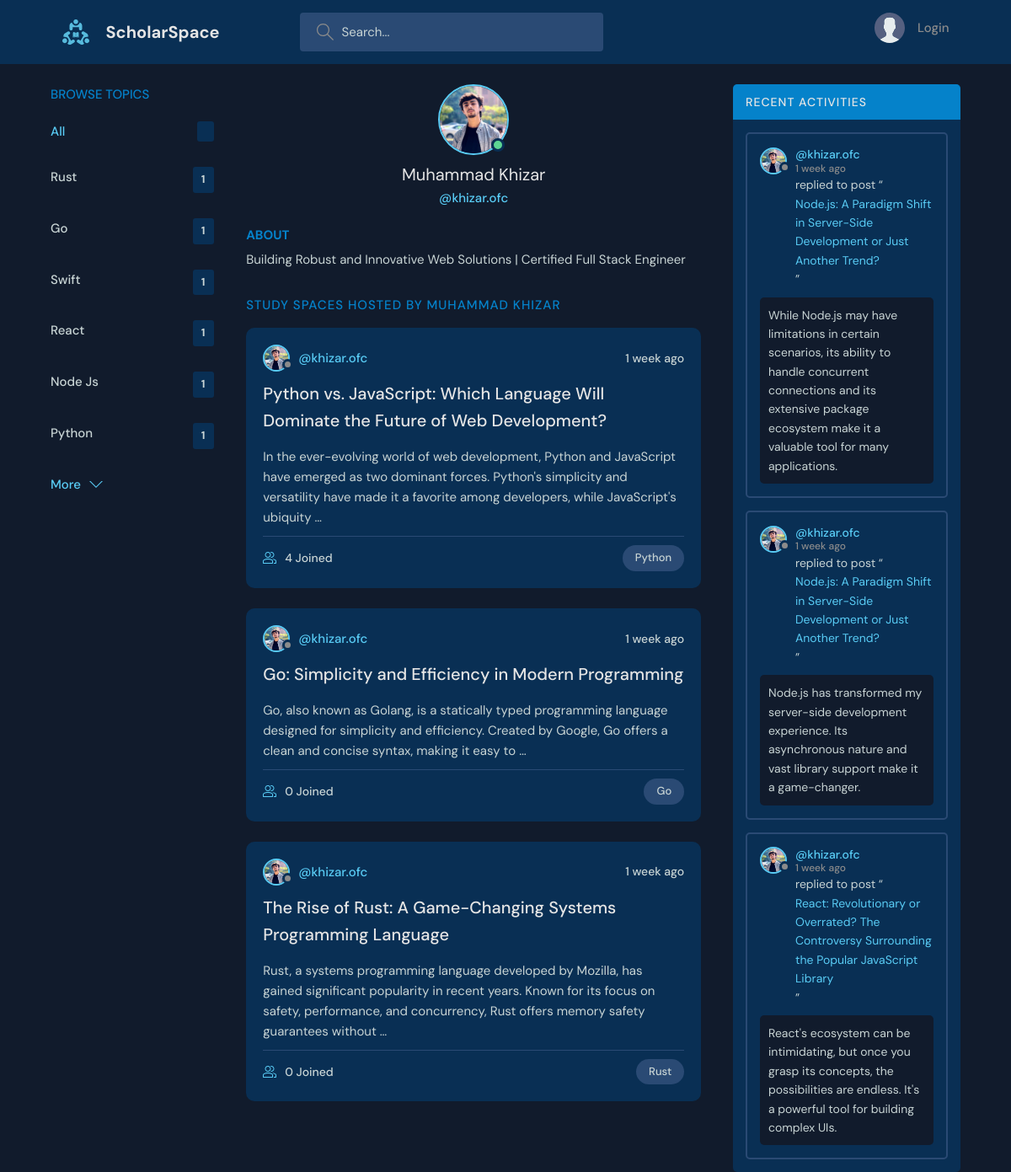
Page /profile/1/ on the committed database.
### base/models.py (models this page shows, shortened)
class Topic(models.Model):
    name = models.CharField(max_length=200)

class User(AbstractUser):
    name = models.CharField(max_length=200, null=True)
    email = models.CharField(max_length=200, null=True, unique=True)
    bio = models.TextField(null=True, blank=True)
    avatar = models.ImageField(null=True, default="avatar.svg")
    USERNAME_FIELD = "email"
    REQUIRED_FIELDS = [""]

class Room(models.Model):
    host = models.ForeignKey(User, on_delete=models.SET_NULL, null=True)
    topic = models.ForeignKey(Topic, on_delete=models.SET_NULL, null=True)
    name = models.CharField(max_length=200)
    description = models.TextField(blank=True, null=True)
    participants = models.ManyToManyField(
        User, related_name="participants", blank=True)
    updated = models.DateTimeField(auto_now=True)
    created = models.DateTimeField(auto_now_add=True)
    class Meta:
        ordering = ["-updated", "-created"]
    def __str__(self):
        return str(self.name)

class Message(models.Model):
    user = models.ForeignKey(User, on_delete=models.CASCADE)
    room = models.ForeignKey(Room, on_delete=models.CASCADE)
    body = models.TextField()
    updated = models.DateTimeField(auto_now=True)
    created = models.DateTimeField(auto_now_add=True)
    class Meta:
        ordering = ["-updated", "-created"]

### base/views.py (the view)
# urls.py: path('profile/<int:pk>/', views.userProfile, name="user-profile"),
def userProfile(request, pk):
    user = User.objects.get(id=pk)
    rooms = user.room_set.all()
    room_messages = user.message_set.all()
    topics = Topic.objects.all()
    context = {"user": user, "rooms": rooms,
               "room_messages": room_messages, "topics": topics}
    return render(request, "base/profile.html", context)

### base/templates/base/profile.html (shortened to what this page needs)
{% extends 'main.html' %} {% block content %}
<main class="profile-page layout layout--3">
  <div class="container">
    {% include 'base/topics_component.html' %}
    <div class="roomList">
      <div class="profile">
        <div class="profile__avatar">
          <div class="avatar avatar--large active">
            <img src="{{ user.avatar.url }}" />
          </div>
        </div>
        <div class="profile__info">
          <h3>{{ user.name }}</h3>
          <p>@{{ user.username }}</p>
        </div>
        <div class="profile__about">
          <h3>About</h3>
          <p>
            {{ user.bio }}
          </p>
        </div>
      </div>
      <div class="roomList__header">
        <div>
          <h2>Study Spaces Hosted by {{user.name}}</h2>
        </div>
      </div>
      {% include 'base/feed_component.html' %}
    </div>
    {% include 'base/activity_component.html' %}
  </div>
</main>
{% endblock %}

### templates/main.html (shortened to what this page needs)
<!DOCTYPE html>
{% load static %}
<html lang="en">
  <head>
    <link rel="stylesheet" href="{% static 'styles/style.css' %}" />
  </head>
  <body>
    {% include 'navbar.html' %}  {% block content %}{% endblock %}
  </body>
</html>

### templates/navbar.html (shortened to what this page needs)
{% load static %}
<header class="header header--loggedIn">
  <div class="container">
    <a href="{% url 'home' %}" class="header__logo">
      <img src="{% static 'assets/logo.svg' %}" />
      <h1>ScholarSpace</h1>
    </a>
    <form class="header__search" method="GET" action="{% url 'home' %}">
      <label>
        <input name="q" placeholder="Search..." />
      </label>
    </form>
    <nav class="header__menu">
      {% if request.user.is_authenticated %}
      <div class="header__user">
        <a href="{% url 'user-profile' request.user.id %}">
          <div class="avatar avatar--medium active">
            <img src="{{ request.user.avatar.url }}" />
          </div>
          <p>
            {{ request.user.name }}
            <span>@{{ request.user.username }}</span>
          </p>
        </a>
        <button class="dropdown-button">
          <svg
            version="1.1"
            xmlns="http://www.w3.org/2000/svg"
            width="32"
            height="32"
            viewBox="0 0 32 32"
          >
            <title>chevron-down</title>
            <path d="M16 21l-13-13h-3l16 16 16-16h-3l-13 13z"></path>
          </svg>
        </button>
      </div>
      {% else %}
      <a href="{% url 'login' %}">
        <img src="{% static 'assets/profile_pictures/avatar.svg' %}" />
        <p>Login</p>
      </a>
      {% endif %}
    </nav>
  </div>
</header>

### base/templates/base/topics_component.html
<div class="topics">
  <div class="topics__header">
    <h2>Browse Topics</h2>
  </div>
  <ul class="topics__list">
    <li>
      <a href="{% url 'home' %}" class="active"
        >All <span>{{ topics_count }}</span></a
      >
    </li>
    {% for topic in topics   %}
    <li>
      <a href="{% url 'home' %}?q={{ topic.name }}"
        >{{ topic.name }} <span>{{ topic.room_set.all.count }}</span></a
      >
    </li>
    {% endfor %}
  </ul>
  <a class="btn btn--link" href="{% url 'topics' %}">
    More
    <svg
      version="1.1"
      xmlns="http://www.w3.org/2000/svg"
      width="32"
      height="32"
      viewBox="0 0 32 32"
    >
      <title>chevron-down</title>
      <path d="M16 21l-13-13h-3l16 16 16-16h-3l-13 13z"></path>
    </svg>
  </a>
</div>

### base/templates/base/feed_component.html (shortened to what this page needs)
{% for room in rooms %}
<div class="roomListRoom">
  <div class="roomListRoom__header">
    <a
      href="{% url 'user-profile' room.host.id %}"
      class="roomListRoom__author"
    >
      <div class="avatar avatar--small">
        <img src="{{ room.host.avatar.url }}" />
      </div>
      <span>@{{ room.host.username }}</span>
    </a>
    <div class="roomListRoom__actions">
      <span>{{ room.created|timesince }} ago</span>
    </div>
  </div>
  <div class="roomListRoom__content">
    <a href="{% url 'room' room.id %}">{{ room.name }}</a>
    <p>{{ room.description|truncatewords:30 }}</p>
  </div>
  <div class="roomListRoom__meta">
    <a href="{% url 'room' room.id %}" class="roomListRoom__joined">
      {{ room.participants.all.count }} Joined
    </a>
    <p class="roomListRoom__topic">{{ room.topic.name }}</p>
  </div>
</div>
{% endfor %}

### base/templates/base/activity_component.html (shortened to what this page needs)
<div class="activities">
  <div class="activities__header">
    <h2>Recent Activities</h2>
  </div>
  {% for message in room_messages|slice:":5" %}
  <div class="activities__box">
    <div class="activities__boxHeader roomListRoom__header">
      <a
        href="{% url 'user-profile' message.user.id %}"
        class="roomListRoom__author"
      >
        <div class="avatar avatar--small">
          <img src="{{ message.user.avatar.url }}" />
        </div>
        <p>
          @{{ message.user.username }}
          <span>{{ message.created|timesince }} ago</span>
        </p>
      </a>
    </div>
    <div class="activities__boxContent">
      <p>
        replied to post “<a href="{% url 'room' message.room.id %}"
          >{{ message.room }}</a
        >”
      </p>
      <div class="activities__boxRoomContent">{{ message.body }}</div>
    </div>
  </div>
  {% endfor %}
</div>

### rows in the picture
Topic: name "Rust", room_set.all.count "1"
Topic: name "Go", room_set.all.count "1"
Topic: name "Swift", room_set.all.count "1"
Topic: name "React", room_set.all.count "1"
Topic: name "Node Js", room_set.all.count "1"
Topic: name "Python", room_set.all.count "1"
User: avatar (picture), name "Muhammad Khizar", username "khizar.ofc", bio "Building Robust and Innovative Web Solutions | Certified Full Stack Engineer", name "MUHAMMAD KHIZAR"
Room: host.avatar (picture), host.username "khizar.ofc", created "1 week", name "Python vs. JavaScript: Which Language Will Dominate the Future of Web Development?", description "In the ever-evolving world of web development, Python and JavaScript have emerged as two dominant forces. Python's simplicity and versatility have made it a favorite among developers, while JavaScript's ubiquity …", participants.all.count "4", topic.name "Python"
Room: host.avatar (picture), host.username "khizar.ofc", created "1 week", name "Go: Simplicity and Efficiency in Modern Programming", description "Go, also known as Golang, is a statically typed programming language designed for simplicity and efficiency. Created by Google, Go offers a clean and concise syntax, making it easy to …", participants.all.count "0", topic.name "Go"
Room: host.avatar (picture), host.username "khizar.ofc", created "1 week", name "The Rise of Rust: A Game-Changing Systems Programming Language", description "Rust, a systems programming language developed by Mozilla, has gained significant popularity in recent years. Known for its focus on safety, performance, and concurrency, Rust offers memory safety guarantees without …", participants.all.count "0", topic.name "Rust"
Message: user.avatar (picture), user.username "khizar.ofc", created "1 week", room "Node.js: A Paradigm Shift in Server-Side Development or Just Another Trend?", body "While Node.js may have limitations in certain scenarios, its ability to handle concurrent connections and its extensive package ecosystem make it a valuable tool for many applications."
Message: user.avatar (picture), user.username "khizar.ofc", created "1 week", room "Node.js: A Paradigm Shift in Server-Side Development or Just Another Trend?", body "Node.js has transformed my server-side development experience. Its asynchronous nature and vast library support make it a game-changer."
Message: user.avatar (picture), user.username "khizar.ofc", created "1 week", room "React: Revolutionary or Overrated? The Controversy Surrounding the Popular JavaScript Library", body "React's ecosystem can be intimidating, but once you grasp its concepts, the possibilities are endless. It's a powerful tool for building complex UIs."
